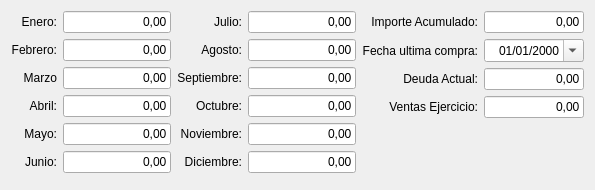
         <widget class="QWidget" name="tab_estadistica">
          <property name="styleSheet">
           <string notr="true"/>
          </property>
          <attribute name="title">
           <string>Estadistica</string>
          </attribute>
          <layout class="QGridLayout" name="gridLayout_24">
           <item row="0" column="1">
            <layout class="QGridLayout" name="gridLayout_66">
             <item row="4" column="0">
              <spacer name="verticalSpacer_4">
               <property name="orientation">
                <enum>Qt::Orientation::Vertical</enum>
               </property>
               <property name="sizeHint" stdset="0">
                <size>
                 <width>20</width>
                 <height>40</height>
                </size>
               </property>
              </spacer>
             </item>
             <item row="2" column="1">
              <widget class="QLineEdit" name="txtdeuda_actual">
               <property name="enabled">
                <bool>true</bool>
               </property>
               <property name="maximumSize">
                <size>
                 <width>100</width>
                 <height>16777215</height>
                </size>
               </property>
               <property name="focusPolicy">
                <enum>Qt::FocusPolicy::NoFocus</enum>
               </property>
               <property name="text">
                <string>0,00</string>
               </property>
               <property name="alignment">
                <set>Qt::AlignmentFlag::AlignRight|Qt::AlignmentFlag::AlignTrailing|Qt::AlignmentFlag::AlignVCenter</set>
               </property>
               <property name="readOnly">
                <bool>true</bool>
               </property>
              </widget>
             </item>
             <item row="3" column="1">
              <widget class="QLineEdit" name="txtventas_ejercicio">
               <property name="enabled">
                <bool>true</bool>
               </property>
               <property name="maximumSize">
                <size>
                 <width>100</width>
                 <height>16777215</height>
                </size>
               </property>
               <property name="focusPolicy">
                <enum>Qt::FocusPolicy::NoFocus</enum>
               </property>
               <property name="text">
                <string>0,00</string>
               </property>
               <property name="alignment">
                <set>Qt::AlignmentFlag::AlignRight|Qt::AlignmentFlag::AlignTrailing|Qt::AlignmentFlag::AlignVCenter</set>
               </property>
               <property name="readOnly">
                <bool>true</bool>
               </property>
              </widget>
             </item>
             <item row="1" column="1">
              <widget class="QDateEdit" name="txtfecha_ultima_compra">
               <property name="enabled">
                <bool>true</bool>
               </property>
               <property name="maximumSize">
                <size>
                 <width>100</width>
                 <height>16777215</height>
                </size>
               </property>
               <property name="focusPolicy">
                <enum>Qt::FocusPolicy::NoFocus</enum>
               </property>
               <property name="alignment">
                <set>Qt::AlignmentFlag::AlignRight|Qt::AlignmentFlag::AlignTrailing|Qt::AlignmentFlag::AlignVCenter</set>
               </property>
               <property name="displayFormat">
                <string>dd/MM/yyyy</string>
               </property>
               <property name="calendarPopup">
                <bool>true</bool>
               </property>
              </widget>
             </item>
             <item row="0" column="1">
              <widget class="QLineEdit" name="txtimporteAcumulado">
               <property name="enabled">
                <bool>true</bool>
               </property>
               <property name="maximumSize">
                <size>
                 <width>100</width>
                 <height>16777215</height>
                </size>
               </property>
               <property name="focusPolicy">
                <enum>Qt::FocusPolicy::NoFocus</enum>
               </property>
               <property name="text">
                <string>0,00</string>
               </property>
               <property name="alignment">
                <set>Qt::AlignmentFlag::AlignRight|Qt::AlignmentFlag::AlignTrailing|Qt::AlignmentFlag::AlignVCenter</set>
               </property>
               <property name="readOnly">
                <bool>true</bool>
               </property>
              </widget>
             </item>
             <item row="1" column="0">
              <widget class="QLabel" name="label_37">
               <property name="text">
                <string>Fecha ultima compra:</string>
               </property>
               <property name="alignment">
                <set>Qt::AlignmentFlag::AlignRight|Qt::AlignmentFlag::AlignTrailing|Qt::AlignmentFlag::AlignVCenter</set>
               </property>
              </widget>
             </item>
             <item row="2" column="0">
              <widget class="QLabel" name="label_38">
               <property name="text">
                <string>Deuda Actual:</string>
               </property>
               <property name="alignment">
                <set>Qt::AlignmentFlag::AlignRight|Qt::AlignmentFlag::AlignTrailing|Qt::AlignmentFlag::AlignVCenter</set>
               </property>
              </widget>
             </item>
             <item row="3" column="0">
              <widget class="QLabel" name="label_39">
               <property name="text">
                <string>Ventas Ejercicio:</string>
               </property>
               <property name="alignment">
                <set>Qt::AlignmentFlag::AlignRight|Qt::AlignmentFlag::AlignTrailing|Qt::AlignmentFlag::AlignVCenter</set>
               </property>
              </widget>
             </item>
             <item row="0" column="0">
              <widget class="QLabel" name="label_36">
               <property name="text">
                <string>Importe Acumulado:</string>
               </property>
               <property name="alignment">
                <set>Qt::AlignmentFlag::AlignRight|Qt::AlignmentFlag::AlignTrailing|Qt::AlignmentFlag::AlignVCenter</set>
               </property>
              </widget>
             </item>
            </layout>
           </item>
           <item row="0" column="0">
            <layout class="QGridLayout" name="gridLayout_23">
             <item row="2" column="3">
              <widget class="QLineEdit" name="txtSeptiembre">
               <property name="enabled">
                <bool>true</bool>
               </property>
               <property name="maximumSize">
                <size>
                 <width>120</width>
                 <height>16777215</height>
                </size>
               </property>
               <property name="focusPolicy">
                <enum>Qt::FocusPolicy::NoFocus</enum>
               </property>
               <property name="text">
                <string>0,00</string>
               </property>
               <property name="alignment">
                <set>Qt::AlignmentFlag::AlignRight|Qt::AlignmentFlag::AlignTrailing|Qt::AlignmentFlag::AlignVCenter</set>
               </property>
               <property name="readOnly">
                <bool>true</bool>
               </property>
              </widget>
             </item>
             <item row="5" column="2">
              <widget class="QLabel" name="label_56">
               <property name="text">
                <string>Diciembre:</string>
               </property>
               <property name="alignment">
                <set>Qt::AlignmentFlag::AlignRight|Qt::AlignmentFlag::AlignTrailing|Qt::AlignmentFlag::AlignVCenter</set>
               </property>
              </widget>
             </item>
             <item row="3" column="2">
              <widget class="QLabel" name="label_57">
               <property name="text">
                <string>Octubre:</string>
               </property>
               <property name="alignment">
                <set>Qt::AlignmentFlag::AlignRight|Qt::AlignmentFlag::AlignTrailing|Qt::AlignmentFlag::AlignVCenter</set>
               </property>
              </widget>
             </item>
             <item row="1" column="2">
              <widget class="QLabel" name="label_55">
               <property name="text">
                <string>Agosto:</string>
               </property>
               <property name="alignment">
                <set>Qt::AlignmentFlag::AlignRight|Qt::AlignmentFlag::AlignTrailing|Qt::AlignmentFlag::AlignVCenter</set>
               </property>
              </widget>
             </item>
             <item row="0" column="2">
              <widget class="QLabel" name="label_54">
               <property name="text">
                <string>Julio:</string>
               </property>
               <property name="alignment">
                <set>Qt::AlignmentFlag::AlignRight|Qt::AlignmentFlag::AlignTrailing|Qt::AlignmentFlag::AlignVCenter</set>
               </property>
              </widget>
             </item>
             <item row="1" column="3">
              <widget class="QLineEdit" name="txtAgosto">
               <property name="enabled">
                <bool>true</bool>
               </property>
               <property name="maximumSize">
                <size>
                 <width>120</width>
                 <height>16777215</height>
                </size>
               </property>
               <property name="focusPolicy">
                <enum>Qt::FocusPolicy::NoFocus</enum>
               </property>
               <property name="text">
                <string>0,00</string>
               </property>
               <property name="alignment">
                <set>Qt::AlignmentFlag::AlignRight|Qt::AlignmentFlag::AlignTrailing|Qt::AlignmentFlag::AlignVCenter</set>
               </property>
               <property name="readOnly">
                <bool>true</bool>
               </property>
              </widget>
             </item>
             <item row="4" column="2">
              <widget class="QLabel" name="label_53">
               <property name="text">
                <string>Noviembre:</string>
               </property>
               <property name="alignment">
                <set>Qt::AlignmentFlag::AlignRight|Qt::AlignmentFlag::AlignTrailing|Qt::AlignmentFlag::AlignVCenter</set>
               </property>
              </widget>
             </item>
             <item row="2" column="1">
              <widget class="QLineEdit" name="txtMarzo">
               <property name="enabled">
                <bool>true</bool>
               </property>
               <property name="maximumSize">
                <size>
                 <width>120</width>
                 <height>16777215</height>
                </size>
               </property>
               <property name="focusPolicy">
                <enum>Qt::FocusPolicy::NoFocus</enum>
               </property>
               <property name="text">
                <string>0,00</string>
               </property>
               <property name="alignment">
                <set>Qt::AlignmentFlag::AlignRight|Qt::AlignmentFlag::AlignTrailing|Qt::AlignmentFlag::AlignVCenter</set>
               </property>
               <property name="readOnly">
                <bool>true</bool>
               </property>
              </widget>
             </item>
             <item row="0" column="1">
              <widget class="QLineEdit" name="txtEnero">
               <property name="enabled">
                <bool>true</bool>
               </property>
               <property name="maximumSize">
                <size>
                 <width>120</width>
                 <height>16777215</height>
                </size>
               </property>
               <property name="focusPolicy">
                <enum>Qt::FocusPolicy::NoFocus</enum>
               </property>
               <property name="text">
                <string>0,00</string>
               </property>
               <property name="alignment">
                <set>Qt::AlignmentFlag::AlignRight|Qt::AlignmentFlag::AlignTrailing|Qt::AlignmentFlag::AlignVCenter</set>
               </property>
               <property name="readOnly">
                <bool>true</bool>
               </property>
              </widget>
             </item>
             <item row="4" column="0">
              <widget class="QLabel" name="label_51">
               <property name="text">
                <string>Mayo:</string>
               </property>
               <property name="alignment">
                <set>Qt::AlignmentFlag::AlignRight|Qt::AlignmentFlag::AlignTrailing|Qt::AlignmentFlag::AlignVCenter</set>
               </property>
              </widget>
             </item>
             <item row="1" column="1">
              <widget class="QLineEdit" name="txtFebrero">
               <property name="enabled">
                <bool>true</bool>
               </property>
               <property name="maximumSize">
                <size>
                 <width>120</width>
                 <height>16777215</height>
                </size>
               </property>
               <property name="focusPolicy">
                <enum>Qt::FocusPolicy::NoFocus</enum>
               </property>
               <property name="text">
                <string>0,00</string>
               </property>
               <property name="alignment">
                <set>Qt::AlignmentFlag::AlignRight|Qt::AlignmentFlag::AlignTrailing|Qt::AlignmentFlag::AlignVCenter</set>
               </property>
               <property name="readOnly">
                <bool>true</bool>
               </property>
              </widget>
             </item>
             <item row="1" column="0">
              <widget class="QLabel" name="label_48">
               <property name="text">
                <string>Febrero:</string>
               </property>
               <property name="alignment">
                <set>Qt::AlignmentFlag::AlignRight|Qt::AlignmentFlag::AlignTrailing|Qt::AlignmentFlag::AlignVCenter</set>
               </property>
              </widget>
             </item>
             <item row="2" column="2">
              <widget class="QLabel" name="label_58">
               <property name="text">
                <string>Septiembre:</string>
               </property>
               <property name="alignment">
                <set>Qt::AlignmentFlag::AlignRight|Qt::AlignmentFlag::AlignTrailing|Qt::AlignmentFlag::AlignVCenter</set>
               </property>
              </widget>
             </item>
             <item row="5" column="1">
              <widget class="QLineEdit" name="txtJunio">
               <property name="enabled">
                <bool>true</bool>
               </property>
               <property name="maximumSize">
                <size>
                 <width>120</width>
                 <height>16777215</height>
                </size>
               </property>
               <property name="focusPolicy">
                <enum>Qt::FocusPolicy::NoFocus</enum>
               </property>
               <property name="text">
                <string>0,00</string>
               </property>
               <property name="alignment">
                <set>Qt::AlignmentFlag::AlignRight|Qt::AlignmentFlag::AlignTrailing|Qt::AlignmentFlag::AlignVCenter</set>
               </property>
               <property name="readOnly">
                <bool>true</bool>
               </property>
              </widget>
             </item>
             <item row="3" column="0">
              <widget class="QLabel" name="label_50">
               <property name="text">
                <string>Abril:</string>
               </property>
               <property name="alignment">
                <set>Qt::AlignmentFlag::AlignRight|Qt::AlignmentFlag::AlignTrailing|Qt::AlignmentFlag::AlignVCenter</set>
               </property>
              </widget>
             </item>
             <item row="4" column="3">
              <widget class="QLineEdit" name="txtNoviembre">
               <property name="enabled">
                <bool>true</bool>
               </property>
               <property name="maximumSize">
                <size>
                 <width>120</width>
                 <height>16777215</height>
                </size>
               </property>
               <property name="focusPolicy">
                <enum>Qt::FocusPolicy::NoFocus</enum>
               </property>
               <property name="text">
                <string>0,00</string>
               </property>
               <property name="alignment">
                <set>Qt::AlignmentFlag::AlignRight|Qt::AlignmentFlag::AlignTrailing|Qt::AlignmentFlag::AlignVCenter</set>
               </property>
               <property name="readOnly">
                <bool>true</bool>
               </property>
              </widget>
             </item>
             <item row="3" column="3">
              <widget class="QLineEdit" name="txtOctubre">
               <property name="enabled">
                <bool>true</bool>
               </property>
               <property name="maximumSize">
                <size>
                 <width>120</width>
                 <height>16777215</height>
                </size>
               </property>
               <property name="focusPolicy">
                <enum>Qt::FocusPolicy::NoFocus</enum>
               </property>
               <property name="text">
                <string>0,00</string>
               </property>
               <property name="alignment">
                <set>Qt::AlignmentFlag::AlignRight|Qt::AlignmentFlag::AlignTrailing|Qt::AlignmentFlag::AlignVCenter</set>
               </property>
               <property name="readOnly">
                <bool>true</bool>
               </property>
              </widget>
             </item>
             <item row="0" column="3">
              <widget class="QLineEdit" name="txtjulio">
               <property name="enabled">
                <bool>true</bool>
               </property>
               <property name="maximumSize">
                <size>
                 <width>120</width>
                 <height>16777215</height>
                </size>
               </property>
               <property name="focusPolicy">
                <enum>Qt::FocusPolicy::NoFocus</enum>
               </property>
               <property name="text">
                <string>0,00</string>
               </property>
               <property name="alignment">
                <set>Qt::AlignmentFlag::AlignRight|Qt::AlignmentFlag::AlignTrailing|Qt::AlignmentFlag::AlignVCenter</set>
               </property>
               <property name="readOnly">
                <bool>true</bool>
               </property>
              </widget>
             </item>
             <item row="5" column="0">
              <widget class="QLabel" name="label_52">
               <property name="text">
                <string>Junio:</string>
               </property>
               <property name="alignment">
                <set>Qt::AlignmentFlag::AlignRight|Qt::AlignmentFlag::AlignTrailing|Qt::AlignmentFlag::AlignVCenter</set>
               </property>
              </widget>
             </item>
             <item row="2" column="0">
              <widget class="QLabel" name="label_49">
               <property name="text">
                <string>Marzo</string>
               </property>
               <property name="alignment">
                <set>Qt::AlignmentFlag::AlignRight|Qt::AlignmentFlag::AlignTrailing|Qt::AlignmentFlag::AlignVCenter</set>
               </property>
              </widget>
             </item>
             <item row="3" column="1">
              <widget class="QLineEdit" name="txtAbril">
               <property name="enabled">
                <bool>true</bool>
               </property>
               <property name="maximumSize">
                <size>
                 <width>120</width>
                 <height>16777215</height>
                </size>
               </property>
               <property name="focusPolicy">
                <enum>Qt::FocusPolicy::NoFocus</enum>
               </property>
               <property name="text">
                <string>0,00</string>
               </property>
               <property name="alignment">
                <set>Qt::AlignmentFlag::AlignRight|Qt::AlignmentFlag::AlignTrailing|Qt::AlignmentFlag::AlignVCenter</set>
               </property>
               <property name="readOnly">
                <bool>true</bool>
               </property>
              </widget>
             </item>
             <item row="0" column="0">
              <widget class="QLabel" name="label_47">
               <property name="text">
                <string>Enero:</string>
               </property>
               <property name="alignment">
                <set>Qt::AlignmentFlag::AlignRight|Qt::AlignmentFlag::AlignTrailing|Qt::AlignmentFlag::AlignVCenter</set>
               </property>
              </widget>
             </item>
             <item row="4" column="1">
              <widget class="QLineEdit" name="txtMayo">
               <property name="enabled">
                <bool>true</bool>
               </property>
               <property name="maximumSize">
                <size>
                 <width>120</width>
                 <height>16777215</height>
                </size>
               </property>
               <property name="focusPolicy">
                <enum>Qt::FocusPolicy::NoFocus</enum>
               </property>
               <property name="text">
                <string>0,00</string>
               </property>
               <property name="alignment">
                <set>Qt::AlignmentFlag::AlignRight|Qt::AlignmentFlag::AlignTrailing|Qt::AlignmentFlag::AlignVCenter</set>
               </property>
               <property name="readOnly">
                <bool>true</bool>
               </property>
              </widget>
             </item>
             <item row="5" column="3">
              <widget class="QLineEdit" name="txtDiciembre">
               <property name="enabled">
                <bool>true</bool>
               </property>
               <property name="maximumSize">
                <size>
                 <width>120</width>
                 <height>16777215</height>
                </size>
               </property>
               <property name="focusPolicy">
                <enum>Qt::FocusPolicy::NoFocus</enum>
               </property>
               <property name="text">
                <string>0,00</string>
               </property>
               <property name="alignment">
                <set>Qt::AlignmentFlag::AlignRight|Qt::AlignmentFlag::AlignTrailing|Qt::AlignmentFlag::AlignVCenter</set>
               </property>
               <property name="readOnly">
                <bool>true</bool>
               </property>
              </widget>
             </item>
             <item row="6" column="0" colspan="4">
              <widget class="QWidget" name="ChartWidget" native="true"/>
             </item>
            </layout>
           </item>
          </layout>
         </widget>
